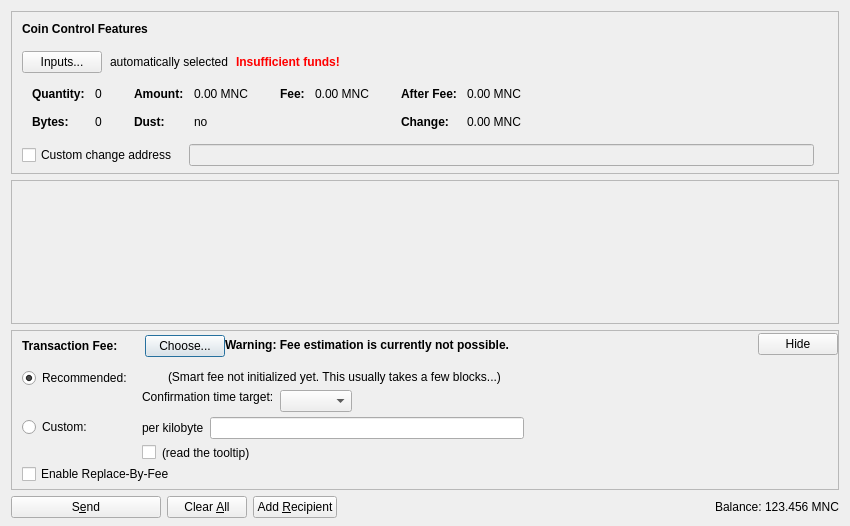
<?xml version="1.0" encoding="UTF-8"?>
<ui version="4.0">
 <class>SendCoinsDialog</class>
 <widget class="QDialog" name="SendCoinsDialog">
  <property name="geometry">
   <rect>
    <x>0</x>
    <y>0</y>
    <width>850</width>
    <height>526</height>
   </rect>
  </property>
  <property name="windowTitle">
   <string>Send Coins</string>
  </property>
  <layout class="QVBoxLayout" name="verticalLayout" stretch="0,1,0,0">
   <property name="bottomMargin">
    <number>8</number>
   </property>
   <item>
    <widget class="QFrame" name="frameCoinControl">
     <property name="sizePolicy">
      <sizepolicy hsizetype="Expanding" vsizetype="Expanding">
       <horstretch>0</horstretch>
       <verstretch>0</verstretch>
      </sizepolicy>
     </property>
     <property name="maximumSize">
      <size>
       <width>16777215</width>
       <height>16777215</height>
      </size>
     </property>
     <property name="frameShape">
      <enum>QFrame::StyledPanel</enum>
     </property>
     <property name="frameShadow">
      <enum>QFrame::Sunken</enum>
     </property>
     <layout class="QVBoxLayout" name="verticalLayoutCoinControl2">
      <property name="spacing">
       <number>0</number>
      </property>
      <property name="leftMargin">
       <number>0</number>
      </property>
      <property name="topMargin">
       <number>0</number>
      </property>
      <property name="rightMargin">
       <number>0</number>
      </property>
      <property name="bottomMargin">
       <number>6</number>
      </property>
      <item>
       <layout class="QVBoxLayout" name="verticalLayoutCoinControl" stretch="0,0,0,0,1">
        <property name="spacing">
         <number>0</number>
        </property>
        <property name="leftMargin">
         <number>10</number>
        </property>
        <property name="topMargin">
         <number>10</number>
        </property>
        <item>
         <layout class="QHBoxLayout" name="horizontalLayoutCoinControl1">
          <property name="bottomMargin">
           <number>15</number>
          </property>
          <item>
           <widget class="QLabel" name="labelCoinControlFeatures">
            <property name="sizePolicy">
             <sizepolicy hsizetype="Preferred" vsizetype="Maximum">
              <horstretch>0</horstretch>
              <verstretch>0</verstretch>
             </sizepolicy>
            </property>
            <property name="font">
             <font>
              <weight>75</weight>
              <bold>true</bold>
             </font>
            </property>
            <property name="styleSheet">
             <string notr="true">font-weight:bold;</string>
            </property>
            <property name="text">
             <string>Coin Control Features</string>
            </property>
           </widget>
          </item>
         </layout>
        </item>
        <item>
         <layout class="QHBoxLayout" name="horizontalLayoutCoinControl2" stretch="0,0,0,0">
          <property name="spacing">
           <number>8</number>
          </property>
          <property name="bottomMargin">
           <number>10</number>
          </property>
          <item>
           <widget class="QPushButton" name="pushButtonCoinControl">
            <property name="styleSheet">
             <string notr="true"/>
            </property>
            <property name="text">
             <string>Inputs...</string>
            </property>
            <property name="autoDefault">
             <bool>false</bool>
            </property>
           </widget>
          </item>
          <item>
           <widget class="QLabel" name="labelCoinControlAutomaticallySelected">
            <property name="text">
             <string>automatically selected</string>
            </property>
            <property name="margin">
             <number>5</number>
            </property>
           </widget>
          </item>
          <item>
           <widget class="QLabel" name="labelCoinControlInsuffFunds">
            <property name="font">
             <font>
              <weight>75</weight>
              <bold>true</bold>
             </font>
            </property>
            <property name="styleSheet">
             <string notr="true">color:red;font-weight:bold;</string>
            </property>
            <property name="text">
             <string>Insufficient funds!</string>
            </property>
            <property name="margin">
             <number>5</number>
            </property>
           </widget>
          </item>
          <item>
           <spacer name="horizontalSpacerCoinControl">
            <property name="orientation">
             <enum>Qt::Horizontal</enum>
            </property>
            <property name="sizeHint" stdset="0">
             <size>
              <width>40</width>
              <height>1</height>
             </size>
            </property>
           </spacer>
          </item>
         </layout>
        </item>
        <item>
         <widget class="QWidget" name="widgetCoinControl" native="true">
          <property name="sizePolicy">
           <sizepolicy hsizetype="Preferred" vsizetype="Preferred">
            <horstretch>0</horstretch>
            <verstretch>0</verstretch>
           </sizepolicy>
          </property>
          <property name="minimumSize">
           <size>
            <width>0</width>
            <height>0</height>
           </size>
          </property>
          <property name="styleSheet">
           <string notr="true"/>
          </property>
          <layout class="QHBoxLayout" name="horizontalLayoutCoinControl5">
           <property name="leftMargin">
            <number>0</number>
           </property>
           <property name="topMargin">
            <number>0</number>
           </property>
           <property name="rightMargin">
            <number>0</number>
           </property>
           <property name="bottomMargin">
            <number>0</number>
           </property>
           <item>
            <layout class="QHBoxLayout" name="horizontalLayoutCoinControl3" stretch="0,0,0,1">
             <property name="spacing">
              <number>20</number>
             </property>
             <property name="topMargin">
              <number>0</number>
             </property>
             <property name="bottomMargin">
              <number>10</number>
             </property>
             <item>
              <layout class="QFormLayout" name="formLayoutCoinControl1">
               <property name="horizontalSpacing">
                <number>10</number>
               </property>
               <property name="verticalSpacing">
                <number>14</number>
               </property>
               <property name="leftMargin">
                <number>10</number>
               </property>
               <property name="topMargin">
                <number>4</number>
               </property>
               <property name="rightMargin">
                <number>6</number>
               </property>
               <item row="0" column="0">
                <widget class="QLabel" name="labelCoinControlQuantityText">
                 <property name="font">
                  <font>
                   <weight>75</weight>
                   <bold>true</bold>
                  </font>
                 </property>
                 <property name="text">
                  <string>Quantity:</string>
                 </property>
                 <property name="margin">
                  <number>0</number>
                 </property>
                </widget>
               </item>
               <item row="0" column="1">
                <widget class="QLabel" name="labelCoinControlQuantity">
                 <property name="cursor">
                  <cursorShape>IBeamCursor</cursorShape>
                 </property>
                 <property name="contextMenuPolicy">
                  <enum>Qt::ActionsContextMenu</enum>
                 </property>
                 <property name="text">
                  <string notr="true">0</string>
                 </property>
                 <property name="margin">
                  <number>0</number>
                 </property>
                 <property name="textInteractionFlags">
                  <set>Qt::LinksAccessibleByMouse|Qt::TextSelectableByKeyboard|Qt::TextSelectableByMouse</set>
                 </property>
                </widget>
               </item>
               <item row="1" column="0">
                <widget class="QLabel" name="labelCoinControlBytesText">
                 <property name="font">
                  <font>
                   <weight>75</weight>
                   <bold>true</bold>
                  </font>
                 </property>
                 <property name="text">
                  <string>Bytes:</string>
                 </property>
                </widget>
               </item>
               <item row="1" column="1">
                <widget class="QLabel" name="labelCoinControlBytes">
                 <property name="cursor">
                  <cursorShape>IBeamCursor</cursorShape>
                 </property>
                 <property name="contextMenuPolicy">
                  <enum>Qt::ActionsContextMenu</enum>
                 </property>
                 <property name="text">
                  <string notr="true">0</string>
                 </property>
                 <property name="textInteractionFlags">
                  <set>Qt::LinksAccessibleByMouse|Qt::TextSelectableByKeyboard|Qt::TextSelectableByMouse</set>
                 </property>
                </widget>
               </item>
              </layout>
             </item>
             <item>
              <layout class="QFormLayout" name="formLayoutCoinControl2">
               <property name="horizontalSpacing">
                <number>10</number>
               </property>
               <property name="verticalSpacing">
                <number>14</number>
               </property>
               <property name="leftMargin">
                <number>6</number>
               </property>
               <property name="topMargin">
                <number>4</number>
               </property>
               <property name="rightMargin">
                <number>6</number>
               </property>
               <item row="0" column="0">
                <widget class="QLabel" name="labelCoinControlAmountText">
                 <property name="font">
                  <font>
                   <weight>75</weight>
                   <bold>true</bold>
                  </font>
                 </property>
                 <property name="text">
                  <string>Amount:</string>
                 </property>
                 <property name="margin">
                  <number>0</number>
                 </property>
                </widget>
               </item>
               <item row="0" column="1">
                <widget class="QLabel" name="labelCoinControlAmount">
                 <property name="cursor">
                  <cursorShape>IBeamCursor</cursorShape>
                 </property>
                 <property name="contextMenuPolicy">
                  <enum>Qt::ActionsContextMenu</enum>
                 </property>
                 <property name="text">
                  <string notr="true">0.00 MNC</string>
                 </property>
                 <property name="textInteractionFlags">
                  <set>Qt::LinksAccessibleByMouse|Qt::TextSelectableByKeyboard|Qt::TextSelectableByMouse</set>
                 </property>
                </widget>
               </item>
               <item row="1" column="0">
                <widget class="QLabel" name="labelCoinControlLowOutputText">
                 <property name="font">
                  <font>
                   <weight>75</weight>
                   <bold>true</bold>
                  </font>
                 </property>
                 <property name="text">
                  <string>Dust:</string>
                 </property>
                </widget>
               </item>
               <item row="1" column="1">
                <widget class="QLabel" name="labelCoinControlLowOutput">
                 <property name="cursor">
                  <cursorShape>IBeamCursor</cursorShape>
                 </property>
                 <property name="contextMenuPolicy">
                  <enum>Qt::ActionsContextMenu</enum>
                 </property>
                 <property name="text">
                  <string notr="true">no</string>
                 </property>
                 <property name="textInteractionFlags">
                  <set>Qt::LinksAccessibleByMouse|Qt::TextSelectableByKeyboard|Qt::TextSelectableByMouse</set>
                 </property>
                </widget>
               </item>
              </layout>
             </item>
             <item>
              <layout class="QFormLayout" name="formLayoutCoinControl3">
               <property name="horizontalSpacing">
                <number>10</number>
               </property>
               <property name="verticalSpacing">
                <number>14</number>
               </property>
               <property name="leftMargin">
                <number>6</number>
               </property>
               <property name="topMargin">
                <number>4</number>
               </property>
               <property name="rightMargin">
                <number>6</number>
               </property>
               <item row="0" column="0">
                <widget class="QLabel" name="labelCoinControlFeeText">
                 <property name="font">
                  <font>
                   <weight>75</weight>
                   <bold>true</bold>
                  </font>
                 </property>
                 <property name="text">
                  <string>Fee:</string>
                 </property>
                 <property name="margin">
                  <number>0</number>
                 </property>
                </widget>
               </item>
               <item row="0" column="1">
                <widget class="QLabel" name="labelCoinControlFee">
                 <property name="cursor">
                  <cursorShape>IBeamCursor</cursorShape>
                 </property>
                 <property name="contextMenuPolicy">
                  <enum>Qt::ActionsContextMenu</enum>
                 </property>
                 <property name="text">
                  <string notr="true">0.00 MNC</string>
                 </property>
                 <property name="textInteractionFlags">
                  <set>Qt::LinksAccessibleByMouse|Qt::TextSelectableByKeyboard|Qt::TextSelectableByMouse</set>
                 </property>
                </widget>
               </item>
              </layout>
             </item>
             <item>
              <layout class="QFormLayout" name="formLayoutCoinControl4">
               <property name="horizontalSpacing">
                <number>10</number>
               </property>
               <property name="verticalSpacing">
                <number>14</number>
               </property>
               <property name="leftMargin">
                <number>6</number>
               </property>
               <property name="topMargin">
                <number>4</number>
               </property>
               <property name="rightMargin">
                <number>6</number>
               </property>
               <item row="0" column="0">
                <widget class="QLabel" name="labelCoinControlAfterFeeText">
                 <property name="font">
                  <font>
                   <weight>75</weight>
                   <bold>true</bold>
                  </font>
                 </property>
                 <property name="text">
                  <string>After Fee:</string>
                 </property>
                 <property name="margin">
                  <number>0</number>
                 </property>
                </widget>
               </item>
               <item row="0" column="1">
                <widget class="QLabel" name="labelCoinControlAfterFee">
                 <property name="cursor">
                  <cursorShape>IBeamCursor</cursorShape>
                 </property>
                 <property name="contextMenuPolicy">
                  <enum>Qt::ActionsContextMenu</enum>
                 </property>
                 <property name="text">
                  <string notr="true">0.00 MNC</string>
                 </property>
                 <property name="textInteractionFlags">
                  <set>Qt::LinksAccessibleByMouse|Qt::TextSelectableByKeyboard|Qt::TextSelectableByMouse</set>
                 </property>
                </widget>
               </item>
               <item row="1" column="0">
                <widget class="QLabel" name="labelCoinControlChangeText">
                 <property name="font">
                  <font>
                   <weight>75</weight>
                   <bold>true</bold>
                  </font>
                 </property>
                 <property name="text">
                  <string>Change:</string>
                 </property>
                </widget>
               </item>
               <item row="1" column="1">
                <widget class="QLabel" name="labelCoinControlChange">
                 <property name="cursor">
                  <cursorShape>IBeamCursor</cursorShape>
                 </property>
                 <property name="contextMenuPolicy">
                  <enum>Qt::ActionsContextMenu</enum>
                 </property>
                 <property name="text">
                  <string notr="true">0.00 MNC</string>
                 </property>
                 <property name="textInteractionFlags">
                  <set>Qt::LinksAccessibleByMouse|Qt::TextSelectableByKeyboard|Qt::TextSelectableByMouse</set>
                 </property>
                </widget>
               </item>
              </layout>
             </item>
            </layout>
           </item>
          </layout>
         </widget>
        </item>
        <item>
         <layout class="QHBoxLayout" name="horizontalLayoutCoinControl4" stretch="0,0,0">
          <property name="spacing">
           <number>12</number>
          </property>
          <property name="sizeConstraint">
           <enum>QLayout::SetDefaultConstraint</enum>
          </property>
          <property name="topMargin">
           <number>5</number>
          </property>
          <property name="rightMargin">
           <number>5</number>
          </property>
          <item>
           <widget class="QCheckBox" name="checkBoxCoinControlChange">
            <property name="toolTip">
             <string>If this is activated, but the change address is empty or invalid, change will be sent to a newly generated address.</string>
            </property>
            <property name="text">
             <string>Custom change address</string>
            </property>
           </widget>
          </item>
          <item>
           <widget class="QValidatedLineEdit" name="lineEditCoinControlChange">
            <property name="enabled">
             <bool>false</bool>
            </property>
            <property name="sizePolicy">
             <sizepolicy hsizetype="Expanding" vsizetype="Fixed">
              <horstretch>0</horstretch>
              <verstretch>0</verstretch>
             </sizepolicy>
            </property>
           </widget>
          </item>
          <item>
           <widget class="QLabel" name="labelCoinControlChangeLabel">
            <property name="sizePolicy">
             <sizepolicy hsizetype="Preferred" vsizetype="Expanding">
              <horstretch>0</horstretch>
              <verstretch>0</verstretch>
             </sizepolicy>
            </property>
            <property name="minimumSize">
             <size>
              <width>0</width>
              <height>0</height>
             </size>
            </property>
            <property name="text">
             <string/>
            </property>
            <property name="margin">
             <number>3</number>
            </property>
           </widget>
          </item>
         </layout>
        </item>
        <item>
         <spacer name="verticalSpacerCoinControl">
          <property name="orientation">
           <enum>Qt::Vertical</enum>
          </property>
          <property name="sizeHint" stdset="0">
           <size>
            <width>800</width>
            <height>1</height>
           </size>
          </property>
         </spacer>
        </item>
       </layout>
      </item>
     </layout>
    </widget>
   </item>
   <item>
    <widget class="QScrollArea" name="scrollArea">
     <property name="widgetResizable">
      <bool>true</bool>
     </property>
     <widget class="QWidget" name="scrollAreaWidgetContents">
      <property name="geometry">
       <rect>
        <x>0</x>
        <y>0</y>
        <width>830</width>
        <height>104</height>
       </rect>
      </property>
      <layout class="QVBoxLayout" name="verticalLayout_2" stretch="0,1">
       <property name="leftMargin">
        <number>0</number>
       </property>
       <property name="topMargin">
        <number>0</number>
       </property>
       <property name="rightMargin">
        <number>0</number>
       </property>
       <property name="bottomMargin">
        <number>0</number>
       </property>
       <item>
        <layout class="QVBoxLayout" name="entries">
         <property name="spacing">
          <number>6</number>
         </property>
        </layout>
       </item>
       <item>
        <spacer name="verticalSpacer">
         <property name="orientation">
          <enum>Qt::Vertical</enum>
         </property>
         <property name="sizeHint" stdset="0">
          <size>
           <width>20</width>
           <height>40</height>
          </size>
         </property>
        </spacer>
       </item>
      </layout>
     </widget>
    </widget>
   </item>
   <item>
    <widget class="QFrame" name="frameFee">
     <property name="sizePolicy">
      <sizepolicy hsizetype="Expanding" vsizetype="Expanding">
       <horstretch>0</horstretch>
       <verstretch>0</verstretch>
      </sizepolicy>
     </property>
     <property name="maximumSize">
      <size>
       <width>16777215</width>
       <height>16777215</height>
      </size>
     </property>
     <property name="frameShape">
      <enum>QFrame::StyledPanel</enum>
     </property>
     <property name="frameShadow">
      <enum>QFrame::Sunken</enum>
     </property>
     <layout class="QVBoxLayout" name="verticalLayoutFee1">
      <property name="spacing">
       <number>0</number>
      </property>
      <property name="leftMargin">
       <number>0</number>
      </property>
      <property name="topMargin">
       <number>0</number>
      </property>
      <property name="rightMargin">
       <number>0</number>
      </property>
      <property name="bottomMargin">
       <number>0</number>
      </property>
      <item>
       <layout class="QVBoxLayout" name="verticalLayoutFee2" stretch="0,0,0">
        <property name="spacing">
         <number>0</number>
        </property>
        <property name="leftMargin">
         <number>10</number>
        </property>
        <property name="topMargin">
         <number>0</number>
        </property>
        <item>
         <layout class="QHBoxLayout" name="horizontalLayoutFee1">
          <property name="bottomMargin">
           <number>0</number>
          </property>
          <item>
           <layout class="QVBoxLayout" name="verticalLayoutFee7">
            <property name="spacing">
             <number>0</number>
            </property>
            <item>
             <spacer name="verticalSpacerSmartFee">
              <property name="orientation">
               <enum>Qt::Vertical</enum>
              </property>
              <property name="sizeType">
               <enum>QSizePolicy::Fixed</enum>
              </property>
              <property name="sizeHint" stdset="0">
               <size>
                <width>1</width>
                <height>4</height>
               </size>
              </property>
             </spacer>
            </item>
            <item>
             <layout class="QHBoxLayout" name="horizontalLayoutSmartFee">
              <property name="spacing">
               <number>10</number>
              </property>
              <item>
               <widget class="QLabel" name="labelFeeHeadline">
                <property name="sizePolicy">
                 <sizepolicy hsizetype="Preferred" vsizetype="Maximum">
                  <horstretch>0</horstretch>
                  <verstretch>0</verstretch>
                 </sizepolicy>
                </property>
                <property name="font">
                 <font>
                  <weight>75</weight>
                  <bold>true</bold>
                 </font>
                </property>
                <property name="styleSheet">
                 <string notr="true">font-weight:bold;</string>
                </property>
                <property name="text">
                 <string>Transaction Fee:</string>
                </property>
               </widget>
              </item>
              <item>
               <widget class="QLabel" name="labelFeeMinimized">
                <property name="text">
                 <string/>
                </property>
               </widget>
              </item>
              <item>
               <widget class="QPushButton" name="buttonChooseFee">
                <property name="text">
                 <string>Choose...</string>
                </property>
               </widget>
              </item>
             </layout>
            </item>
            <item>
             <spacer name="verticalSpacer_5">
              <property name="orientation">
               <enum>Qt::Vertical</enum>
              </property>
              <property name="sizeHint" stdset="0">
               <size>
                <width>1</width>
                <height>1</height>
               </size>
              </property>
             </spacer>
            </item>
           </layout>
          </item>
          <item>
           <widget class="QLabel" name="fallbackFeeWarningLabel">
            <property name="toolTip">
             <string>Using the fallbackfee can result in sending a transaction that will take several hours or days (or never) to confirm. Consider choosing your fee manually or wait until you have validated the complete chain.</string>
            </property>
            <property name="font">
            <font>
                <weight>75</weight>
                <bold>true</bold>
            </font>
            </property>
            <property name="text">
             <string>Warning: Fee estimation is currently not possible.</string>
            </property>
            <property name="wordWrap">
             <bool>false</bool>
            </property>
           </widget>
          </item>
          <item>
           <spacer name="horizontalSpacer_4">
            <property name="orientation">
             <enum>Qt::Horizontal</enum>
            </property>
            <property name="sizeType">
             <enum>QSizePolicy::MinimumExpanding</enum>
            </property>
            <property name="sizeHint" stdset="0">
             <size>
              <width>40</width>
              <height>20</height>
             </size>
            </property>
           </spacer>
          </item>
          <item>
           <widget class="QPushButton" name="buttonMinimizeFee">
            <property name="toolTip">
             <string>collapse fee-settings</string>
            </property>
            <property name="text">
             <string>Hide</string>
            </property>
           </widget>
          </item>
         </layout>
        </item>
        <item>
         <widget class="QFrame" name="frameFeeSelection">
          <layout class="QVBoxLayout" name="verticalLayoutFee12">
           <property name="spacing">
            <number>0</number>
           </property>
           <property name="leftMargin">
            <number>0</number>
           </property>
           <property name="topMargin">
            <number>0</number>
           </property>
           <property name="rightMargin">
            <number>0</number>
           </property>
           <property name="bottomMargin">
            <number>0</number>
           </property>
           <item>
            <layout class="QGridLayout" name="gridLayoutFee">
             <property name="topMargin">
              <number>10</number>
             </property>
             <property name="bottomMargin">
              <number>4</number>
             </property>
             <property name="horizontalSpacing">
              <number>10</number>
             </property>
             <property name="verticalSpacing">
              <number>4</number>
             </property>
             <item row="1" column="1">
              <layout class="QVBoxLayout" name="verticalLayoutFee8">
               <property name="spacing">
                <number>6</number>
               </property>
               <item>
                <layout class="QHBoxLayout" name="horizontalLayoutFee13">
                 <item>
                  <widget class="QLabel" name="labelCustomPerKilobyte">
                   <property name="toolTip">
                    <string>Specify a custom fee per kB (1,000 bytes) of the transaction's virtual size.

Note:  Since the fee is calculated on a per-byte basis, a fee of "100 satoshis per kB" for a transaction size of 500 bytes (half of 1 kB) would ultimately yield a fee of only 50 satoshis.</string>
                   </property>
                   <property name="text">
                    <string>per kilobyte</string>
                   </property>
                  </widget>
                 </item>
                 <item>
                  <widget class="MinicoinAmountField" name="customFee"/>
                 </item>
                 <item>
                  <spacer name="horizontalSpacer_6">
                   <property name="orientation">
                    <enum>Qt::Horizontal</enum>
                   </property>
                   <property name="sizeHint" stdset="0">
                    <size>
                     <width>1</width>
                     <height>1</height>
                    </size>
                   </property>
                  </spacer>
                 </item>
                </layout>
               </item>
               <item>
                <layout class="QHBoxLayout" name="horizontalLayoutFee8">
                 <item>
                  <widget class="QCheckBox" name="checkBoxMinimumFee">
                   <property name="toolTip">
                    <string>Paying only the minimum fee is just fine as long as there is less transaction volume than space in the blocks. But be aware that this can end up in a never confirming transaction once there is more demand for minicoin transactions than the network can process.</string>
                   </property>
                   <property name="text">
                    <string/>
                   </property>
                  </widget>
                 </item>
                 <item>
                  <widget class="QLabel" name="labelMinFeeWarning">
                   <property name="enabled">
                    <bool>true</bool>
                   </property>
                   <property name="toolTip">
                    <string>Paying only the minimum fee is just fine as long as there is less transaction volume than space in the blocks. But be aware that this can end up in a never confirming transaction once there is more demand for minicoin transactions than the network can process.</string>
                   </property>
                   <property name="text">
                    <string>(read the tooltip)</string>
                   </property>
                   <property name="margin">
                    <number>5</number>
                   </property>
                  </widget>
                 </item>
                 <item>
                  <spacer name="horizontalSpacer_2">
                   <property name="orientation">
                    <enum>Qt::Horizontal</enum>
                   </property>
                   <property name="sizeHint" stdset="0">
                    <size>
                     <width>1</width>
                     <height>1</height>
                    </size>
                   </property>
                  </spacer>
                 </item>
                </layout>
               </item>
              </layout>
             </item>
             <item row="0" column="0">
              <layout class="QVBoxLayout" name="verticalLayoutFee4" stretch="0,1">
               <item>
                <widget class="QRadioButton" name="radioSmartFee">
                 <property name="text">
                  <string>Recommended:</string>
                 </property>
                 <property name="checked">
                  <bool>true</bool>
                 </property>
                 <attribute name="buttonGroup">
                  <string notr="true">groupFee</string>
                 </attribute>
                </widget>
               </item>
               <item>
                <spacer name="verticalSpacer_2">
                 <property name="orientation">
                  <enum>Qt::Vertical</enum>
                 </property>
                 <property name="sizeHint" stdset="0">
                  <size>
                   <width>1</width>
                   <height>1</height>
                  </size>
                 </property>
                </spacer>
               </item>
              </layout>
             </item>
             <item row="1" column="0">
              <layout class="QVBoxLayout" name="verticalLayoutFee9" stretch="0,1">
               <item>
                <widget class="QRadioButton" name="radioCustomFee">
                 <property name="text">
                  <string>Custom:</string>
                 </property>
                 <attribute name="buttonGroup">
                  <string notr="true">groupFee</string>
                 </attribute>
                </widget>
               </item>
               <item>
                <spacer name="verticalSpacer_6">
                 <property name="orientation">
                  <enum>Qt::Vertical</enum>
                 </property>
                 <property name="sizeHint" stdset="0">
                  <size>
                   <width>1</width>
                   <height>1</height>
                  </size>
                 </property>
                </spacer>
               </item>
              </layout>
             </item>
             <item row="0" column="1">
              <layout class="QVBoxLayout" name="verticalLayoutFee3" stretch="0,0,1">
               <property name="spacing">
                <number>6</number>
               </property>
               <property name="topMargin">
                <number>2</number>
               </property>
               <item>
                <layout class="QHBoxLayout" name="horizontalLayoutFee12">
                 <item>
                  <widget class="QLabel" name="labelSmartFee">
                   <property name="text">
                    <string/>
                   </property>
                   <property name="margin">
                    <number>2</number>
                   </property>
                  </widget>
                 </item>
                 <item>
                  <widget class="QLabel" name="labelFeeEstimation">
                   <property name="text">
                    <string/>
                   </property>
                  </widget>
                 </item>
                 <item>
                  <widget class="QLabel" name="labelSmartFee2">
                   <property name="text">
                    <string>(Smart fee not initialized yet. This usually takes a few blocks...)</string>
                   </property>
                   <property name="margin">
                    <number>2</number>
                   </property>
                  </widget>
                 </item>
                 <item>
                  <spacer name="horizontalSpacer_5">
                   <property name="orientation">
                    <enum>Qt::Horizontal</enum>
                   </property>
                   <property name="sizeHint" stdset="0">
                    <size>
                     <width>1</width>
                     <height>1</height>
                    </size>
                   </property>
                  </spacer>
                 </item>
                </layout>
               </item>
               <item>
                <layout class="QHBoxLayout" name="horizontalLayoutFee9">
                 <item>
                  <layout class="QVBoxLayout" name="verticalLayoutFee6">
                   <item>
                    <widget class="QLabel" name="labelSmartFee3">
                     <property name="text">
                      <string>Confirmation time target:</string>
                     </property>
                     <property name="margin">
                      <number>2</number>
                     </property>
                    </widget>
                   </item>
                   <item>
                    <spacer name="verticalSpacer_3">
                     <property name="orientation">
                      <enum>Qt::Vertical</enum>
                     </property>
                     <property name="sizeHint" stdset="0">
                      <size>
                       <width>1</width>
                       <height>1</height>
                      </size>
                     </property>
                    </spacer>
                   </item>
                  </layout>
                 </item>
                 <item>
                  <layout class="QVBoxLayout" name="verticalLayoutFee5">
                   <property name="rightMargin">
                    <number>30</number>
                   </property>
                   <item>
                    <layout class="QHBoxLayout" name="horizontalLayoutConfTarget">
                     <property name="bottomMargin">
                      <number>0</number>
                     </property>
                     <item>
                      <widget class="QComboBox" name="confTargetSelector"/>
                     </item>
                     <item>
                      <spacer name="horizontalSpacerConfTarget">
                       <property name="orientation">
                        <enum>Qt::Horizontal</enum>
                       </property>
                       <property name="sizeHint" stdset="0">
                        <size>
                         <width>40</width>
                         <height>20</height>
                        </size>
                       </property>
                      </spacer>
                     </item>
                    </layout>
                   </item>
                  </layout>
                 </item>
                </layout>
               </item>
               <item>
                <spacer name="verticalSpacer_4">
                 <property name="orientation">
                  <enum>Qt::Vertical</enum>
                 </property>
                 <property name="sizeHint" stdset="0">
                  <size>
                   <width>1</width>
                   <height>1</height>
                  </size>
                 </property>
                </spacer>
               </item>
              </layout>
             </item>
            </layout>
           </item>
           <item>
            <widget class="QCheckBox" name="optInRBF">
             <property name="text">
              <string>Enable Replace-By-Fee</string>
             </property>
             <property name="toolTip">
              <string>With Replace-By-Fee (BIP-125) you can increase a transaction's fee after it is sent. Without this, a higher fee may be recommended to compensate for increased transaction delay risk.</string>
             </property>
            </widget>
           </item>
          </layout>
         </widget>
        </item>
        <item>
         <spacer name="verticalSpacerFee">
          <property name="orientation">
           <enum>Qt::Vertical</enum>
          </property>
          <property name="sizeHint" stdset="0">
           <size>
            <width>40</width>
            <height>5</height>
           </size>
          </property>
         </spacer>
        </item>
       </layout>
      </item>
     </layout>
    </widget>
   </item>
   <item>
    <layout class="QHBoxLayout" name="horizontalLayout">
     <item>
      <widget class="QPushButton" name="sendButton">
       <property name="minimumSize">
        <size>
         <width>150</width>
         <height>0</height>
        </size>
       </property>
       <property name="toolTip">
        <string>Confirm the send action</string>
       </property>
       <property name="text">
        <string>S&amp;end</string>
       </property>
       <property name="icon">
        <iconset resource="../minicoin.qrc">
         <normaloff>:/icons/send</normaloff>:/icons/send</iconset>
       </property>
       <property name="autoDefault">
        <bool>false</bool>
       </property>
       <property name="default">
        <bool>false</bool>
       </property>
      </widget>
     </item>
     <item>
      <widget class="QPushButton" name="clearButton">
       <property name="sizePolicy">
        <sizepolicy hsizetype="Minimum" vsizetype="Fixed">
         <horstretch>0</horstretch>
         <verstretch>0</verstretch>
        </sizepolicy>
       </property>
       <property name="toolTip">
        <string>Clear all fields of the form.</string>
       </property>
       <property name="text">
        <string>Clear &amp;All</string>
       </property>
       <property name="icon">
        <iconset resource="../minicoin.qrc">
         <normaloff>:/icons/remove</normaloff>:/icons/remove</iconset>
       </property>
       <property name="autoDefault">
        <bool>false</bool>
       </property>
      </widget>
     </item>
     <item>
      <widget class="QPushButton" name="addButton">
       <property name="toolTip">
        <string>Send to multiple recipients at once</string>
       </property>
       <property name="text">
        <string>Add &amp;Recipient</string>
       </property>
       <property name="icon">
        <iconset resource="../minicoin.qrc">
         <normaloff>:/icons/add</normaloff>:/icons/add</iconset>
       </property>
       <property name="autoDefault">
        <bool>false</bool>
       </property>
      </widget>
     </item>
     <item>
      <spacer name="horizontalSpacer">
       <property name="orientation">
        <enum>Qt::Horizontal</enum>
       </property>
       <property name="sizeHint" stdset="0">
        <size>
         <width>40</width>
         <height>20</height>
        </size>
       </property>
      </spacer>
     </item>
     <item>
      <layout class="QHBoxLayout" name="horizontalLayout_2">
       <property name="spacing">
        <number>3</number>
       </property>
       <item>
        <widget class="QLabel" name="label">
         <property name="sizePolicy">
          <sizepolicy hsizetype="Preferred" vsizetype="Fixed">
           <horstretch>0</horstretch>
           <verstretch>0</verstretch>
          </sizepolicy>
         </property>
         <property name="text">
          <string>Balance:</string>
         </property>
        </widget>
       </item>
       <item>
        <widget class="QLabel" name="labelBalance">
         <property name="sizePolicy">
          <sizepolicy hsizetype="Preferred" vsizetype="Fixed">
           <horstretch>0</horstretch>
           <verstretch>0</verstretch>
          </sizepolicy>
         </property>
         <property name="cursor">
          <cursorShape>IBeamCursor</cursorShape>
         </property>
         <property name="text">
          <string notr="true">123.456 MNC</string>
         </property>
         <property name="textInteractionFlags">
          <set>Qt::LinksAccessibleByMouse|Qt::TextSelectableByKeyboard|Qt::TextSelectableByMouse</set>
         </property>
        </widget>
       </item>
      </layout>
     </item>
    </layout>
   </item>
  </layout>
 </widget>
 <customwidgets>
  <customwidget>
   <class>QValidatedLineEdit</class>
   <extends>QLineEdit</extends>
   <header>qt/qvalidatedlineedit.h</header>
  </customwidget>
  <customwidget>
   <class>MinicoinAmountField</class>
   <extends>QLineEdit</extends>
   <header>qt/minicoinamountfield.h</header>
   <container>1</container>
  </customwidget>
 </customwidgets>
 <resources>
  <include location="../minicoin.qrc"/>
 </resources>
 <connections/>
 <buttongroups>
  <buttongroup name="groupFee"/>
 </buttongroups>
</ui>
